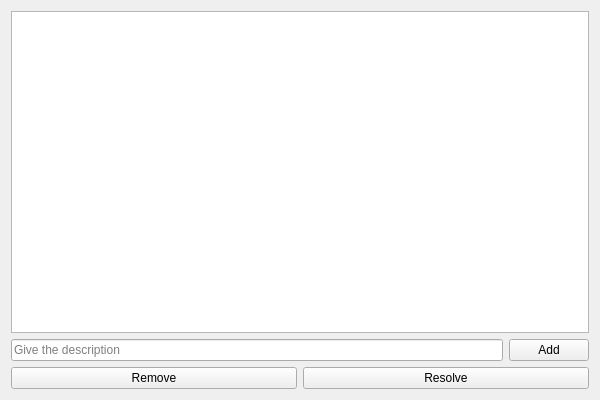
<?xml version="1.0" encoding="UTF-8"?>
<ui version="4.0">
 <class>GUIClass</class>
 <widget class="QWidget" name="GUIClass">
  <property name="geometry">
   <rect>
    <x>0</x>
    <y>0</y>
    <width>600</width>
    <height>400</height>
   </rect>
  </property>
  <property name="windowTitle">
   <string>GUI</string>
  </property>
  <layout class="QVBoxLayout" name="verticalLayout">
   <item>
    <widget class="QListWidget" name="issues_list"/>
   </item>
   <item>
    <layout class="QHBoxLayout" name="horizontalLayout">
     <item>
      <widget class="QLineEdit" name="description_line_edit">
       <property name="placeholderText">
        <string>Give the description</string>
       </property>
      </widget>
     </item>
     <item>
      <widget class="QPushButton" name="add_button">
       <property name="text">
        <string>Add</string>
       </property>
      </widget>
     </item>
    </layout>
   </item>
   <item>
    <layout class="QHBoxLayout" name="horizontalLayout_2">
     <item>
      <widget class="QPushButton" name="remove_button">
       <property name="text">
        <string>Remove</string>
       </property>
      </widget>
     </item>
     <item>
      <widget class="QPushButton" name="resolve_button">
       <property name="text">
        <string>Resolve</string>
       </property>
      </widget>
     </item>
    </layout>
   </item>
  </layout>
 </widget>
 <layoutdefault spacing="6" margin="11"/>
 <resources/>
 <connections/>
</ui>
